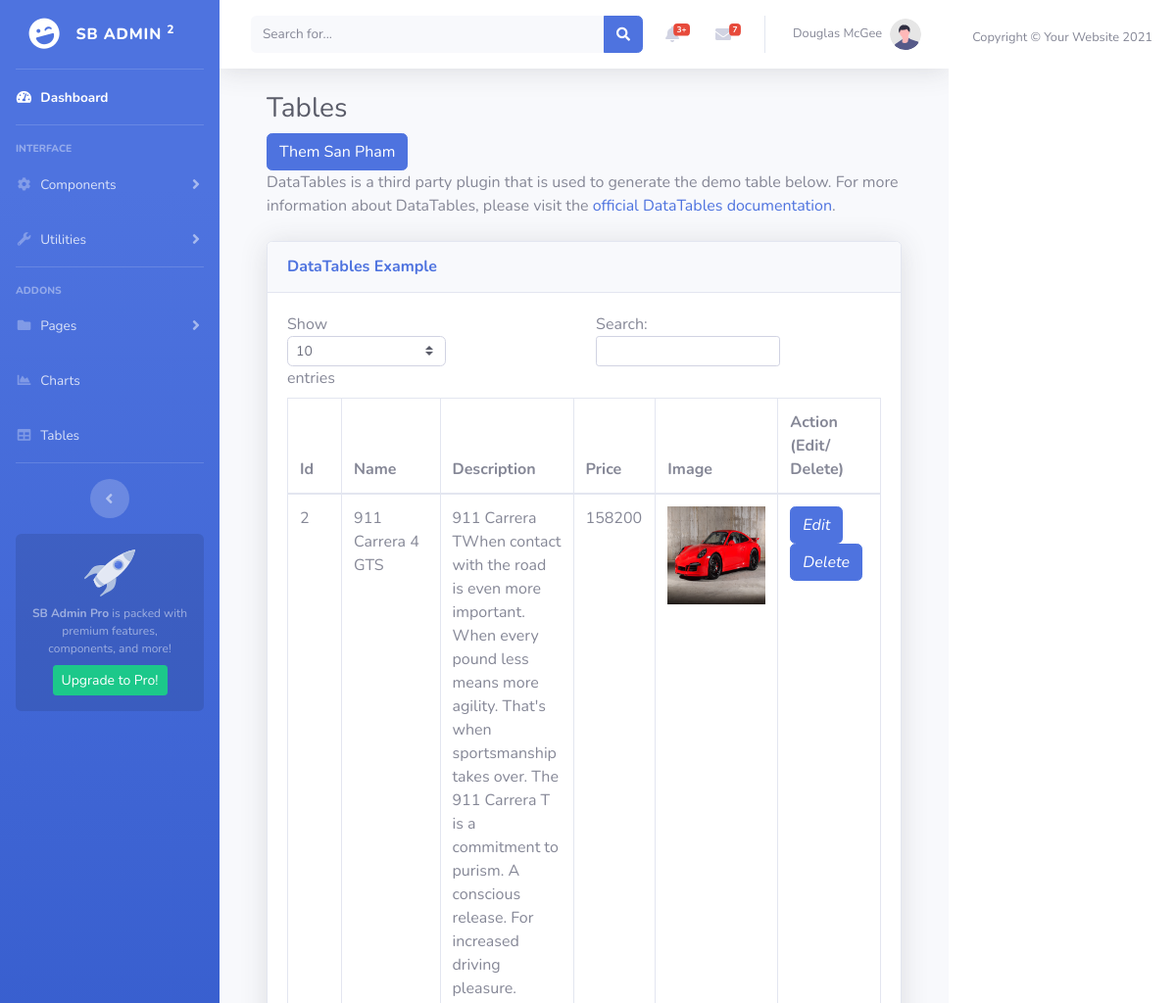
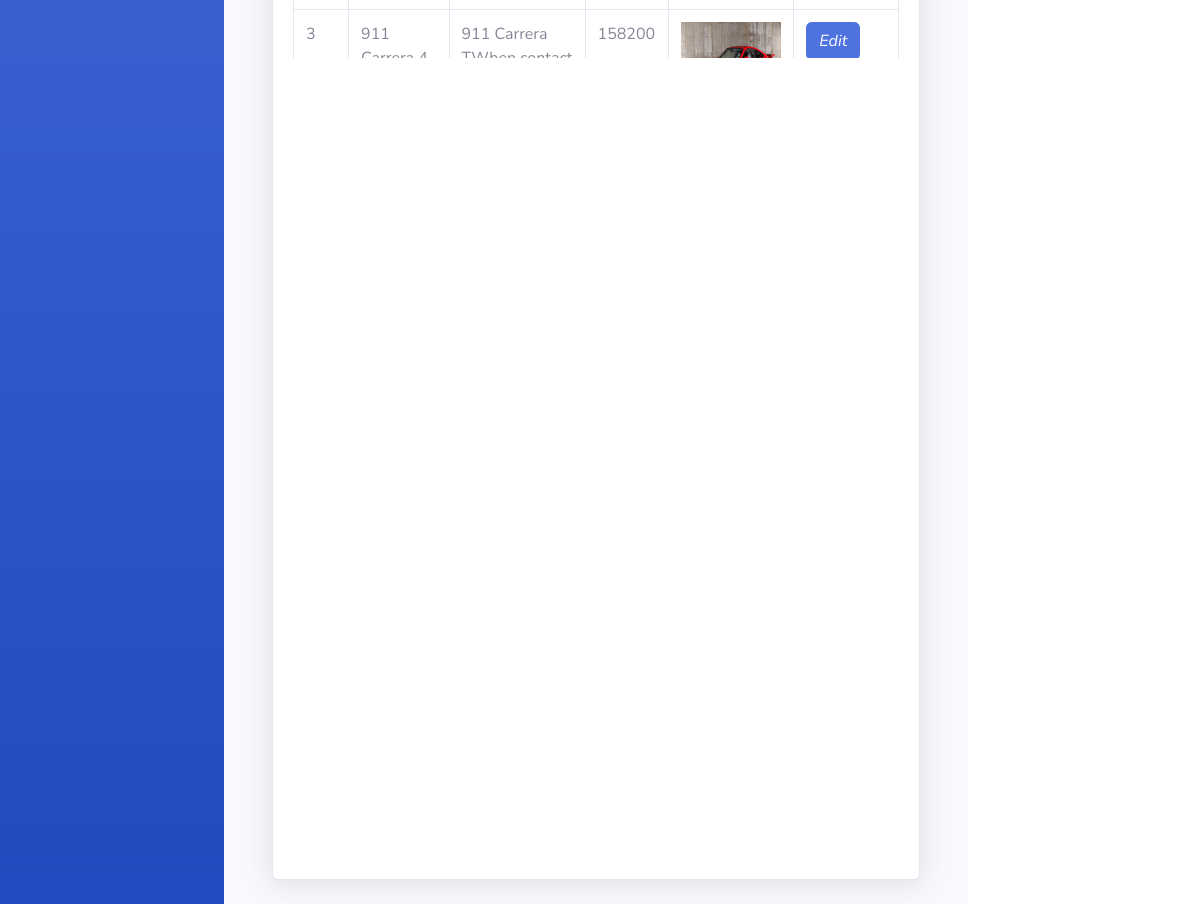
/Product/Index, run on the app's committed database (2 pictures, top to bottom).
### tables this page shows
CREATE TABLE `products` (
  `id` int(11) NOT NULL,
  `name` varchar(150) NOT NULL,
  `description` varchar(500) NOT NULL,
  `pricec` double NOT NULL,
  `image` varchar(300) NOT NULL
);

### app/controllers/ProductController.php (called while the page is built, shortened)
<?php
class ProductController{
    public function Index() {
        $database = new Database();
        $db = $database->getConnection();
        $product = new ProductModel($db);
        $stmt = $product->readAll();
        include_once 'app/views/product/list.php';
    }
}

### index.php (called while the page is built, shortened)
<?php
require_once 'app/models/ProductModel.php';
$url = $_GET['url'] ?? '';
$url = rtrim($url, '/');
$url = filter_var($url, FILTER_SANITIZE_URL);
$url = explode('/', $url);
$action = isset($url[1]) && $url[1] != '' ? $url[1] : 'index';
$controller = new $controllerName();
call_user_func_array([$controller, $action], array_slice($url, 2));

### app/models/ProductModel.php (called while the page is built, shortened)
<?php
class ProductModel{
    private $conn;
    private $table_name = "products";
    public function __construct($db) {
        $this->conn = $db;
    }
    function readAll() {
        $query = "SELECT id, name, description, pricec, image FROM " . $this->table_name;
        $stmt = $this->conn->prepare($query);
        $stmt->execute();
        return $stmt;
    }
}

### app/views/product/list.php (the view, shortened to what this page needs)
<?php
include_once 'app/views/share/header.php'
    ?>
<?php
require_once 'app/controllers/ProductController.php';
$productController = new ProductController();
$productController->Index();
?>
<div class="container-fluid">
    <h1 class="h3 mb-2 text-gray-800">Tables</h1>
    <a href="/Sang5/Product/add" class="btn btn-primary">Them San Pham</a>
    <p class="mb-4">DataTables is a third party plugin that is used to generate the demo table below.
        For more information about DataTables, please visit the <a target="_blank"
            href="https://datatables.net">official DataTables documentation</a>.</p>
    <div class="card shadow mb-4">
        <div class="card-header py-3">
            <h6 class="m-0 font-weight-bold text-primary">DataTables Example</h6>
        </div>
        <div class="card-body">
            <div class="table-responsive">
                <div id="dataTable_wrapper" class="dataTables_wrapper dt-bootstrap4">
                    <div class="row">
                        <div class="col-sm-12 col-md-6">
                            <div class="dataTables_length" id="dataTable_length"><label>Show <select
                                        name="dataTable_length" aria-controls="dataTable"
                                        class="custom-select custom-select-sm form-control form-control-sm">
                                        <option value="10">10</option>
                                    </select> entries</label></div>
                        </div>
                        <div class="col-sm-12 col-md-6">
                            <div id="dataTable_filter" class="dataTables_filter"><label>Search:<input type="search"
                                        class="form-control form-control-sm" placeholder=""
                                        aria-controls="dataTable"></label></div>
                        </div>
                    </div>
                    <div class="row">
                        <div class="col-sm-12">
                            <table class="table table-bordered dataTable" id="dataTable" width="100%" cellspacing="0"
                                role="grid" aria-describedby="dataTable_info" style="width: 100%;">
                                <thead>
                                    <tr role="row">
                                        <th class="sorting sorting_asc" tabindex="0" aria-controls="dataTable"
                                            rowspan="1" colspan="1" aria-sort="ascending"
                                            aria-label="Id: activate to sort column descending" style="width: 269px;">
                                            Id</th>
                                        <th class="sorting" tabindex="0" aria-controls="dataTable" rowspan="1"
                                            colspan="1" aria-label="Name: activate to sort column ascending"
                                            style="width: 402px;">Name</th>
                                        <th class="sorting" tabindex="0" aria-controls="dataTable" rowspan="1"
                                            colspan="1" aria-label="Description: activate to sort column ascending"
                                            style="width: 198px;">Description</th>
                                        <th class="sorting" tabindex="0" aria-controls="dataTable" rowspan="1"
                                            colspan="1" aria-label="Price: activate to sort column ascending"
                                            style="width: 100px;">Price</th>
                                            <th class="sorting" tabindex="0" aria-controls="dataTable" rowspan="1"
                                            colspan="1" aria-label="Image: activate to sort column ascending"
                                            style="width: 100px;">Image</th>
                                        <th class="sorting" tabindex="0" aria-controls="dataTable" rowspan="1"
                                            colspan="1" aria-label="Start date: activate to sort column ascending"
                                            style="width: 188px;">Action (Edit/ Delete)</th>
                                    </tr>
                                </thead>
                                <tbody>
                                    <?php while ($row = $stmt->fetch(PDO::FETCH_OBJ)): ?>
                                        <tr>
                                            <td><?= $row->id ?></td>
                                            <td><?= $row->name ?></td>
                                            <td><?= $row->description ?></td>
                                            <td><?= $row->pricec ?></td>
                                            <td>
                                                <?php
                                                    if(!empty($row->image)) {
                                                        echo "<img src='/Sang5/".$row->image."' alt='' style='width: 100px; height: 100px;' />";
                                                    }
                                                    else {
                                                        echo "No Image";                                                    }
                                                ?>
                                            </td>
                                            <td>
                                                <i><a href="edit/<?=$row->id?>" class="btn btn-primary">Edit</a></i>
                                                <i><a href="#" class="btn btn-primary">Delete</a></i>
                                            </td>
                                        </tr>
                                    <?php endwhile; ?>
                                </tbody>
                            </table>
                        </div>
                    </div>
                    <div class="row">
                        <div class="col-sm-12 col-md-5">
                            <div class="dataTables_info" id="dataTable_info" role="status" aria-live="polite">Showing 1
                                to 10 of 57 entries</div>
                        </div>
                        <div class="col-sm-12 col-md-7">
                            <div class="dataTables_paginate paging_simple_numbers" id="dataTable_paginate">
                                <ul class="pagination">
                                    <li class="paginate_button page-item previous disabled" id="dataTable_previous"><a
                                            href="#" aria-controls="dataTable" data-dt-idx="0" tabindex="0"
                                            class="page-link">Previous</a></li>
                                    <li class="paginate_button page-item active"><a href="#" aria-controls="dataTable"
                                            data-dt-idx="1" tabindex="0" class="page-link">1</a></li>
                                    <li class="paginate_button page-item "><a href="#" aria-controls="dataTable"
                                            data-dt-idx="2" tabindex="0" class="page-link">2</a></li>
                                    <li class="paginate_button page-item "><a href="#" aria-controls="dataTable"
                                            data-dt-idx="3" tabindex="0" class="page-link">3</a></li>
                                    <li class="paginate_button page-item "><a href="#" aria-controls="dataTable"
                                            data-dt-idx="4" tabindex="0" class="page-link">4</a></li>
                                    <li class="paginate_button page-item "><a href="#" aria-controls="dataTable"
                                            data-dt-idx="5" tabindex="0" class="page-link">5</a></li>
                                    <li class="paginate_button page-item "><a href="#" aria-controls="dataTable"
                                            data-dt-idx="6" tabindex="0" class="page-link">6</a></li>
                                    <li class="paginate_button page-item next" id="dataTable_next"><a href="#"
                                            aria-controls="dataTable" data-dt-idx="7" tabindex="0"
                                            class="page-link">Next</a></li>
                                </ul>
                            </div>
                        </div>
                    </div>
                </div>
            </div>
        </div>
    </div>
</div>
<?php
include_once 'app/views/share/footer.php';
?>

### app/views/share/header.php (shortened to what this page needs)
<!DOCTYPE html>
<html lang="en">
<head>
    <link href="/Sang5/public/vendor/fontawesome-free/css/all.min.css" rel="stylesheet" type="text/css">
    <link href="/Sang5/public/css/sb-admin-2.min.css" rel="stylesheet">
</head>
<body id="page-top">
    <div id="wrapper">
        <ul class="navbar-nav bg-gradient-primary sidebar sidebar-dark accordion" id="accordionSidebar">
            <a class="sidebar-brand d-flex align-items-center justify-content-center" href="index.html">
                <div class="sidebar-brand-icon rotate-n-15">
                    <i class="fas fa-laugh-wink"></i>
                </div>
                <div class="sidebar-brand-text mx-3">SB Admin <sup>2</sup></div>
            </a>
            <hr class="sidebar-divider my-0">
            <li class="nav-item active">
                <a class="nav-link" href="index.html">
                    <i class="fas fa-fw fa-tachometer-alt"></i>
                    <span>Dashboard</span></a>
            </li>
            <hr class="sidebar-divider">
            <div class="sidebar-heading">
                Interface
            </div>
            <li class="nav-item">
                <a class="nav-link collapsed" href="#" data-toggle="collapse" data-target="#collapseTwo"
                    aria-expanded="true" aria-controls="collapseTwo">
                    <i class="fas fa-fw fa-cog"></i>
                    <span>Components</span>
                </a>
            </li>
            <li class="nav-item">
                <a class="nav-link collapsed" href="#" data-toggle="collapse" data-target="#collapseUtilities"
                    aria-expanded="true" aria-controls="collapseUtilities">
                    <i class="fas fa-fw fa-wrench"></i>
                    <span>Utilities</span>
                </a>
            </li>
            <hr class="sidebar-divider">
            <div class="sidebar-heading">
                Addons
            </div>
            <li class="nav-item">
                <a class="nav-link collapsed" href="#" data-toggle="collapse" data-target="#collapsePages"
                    aria-expanded="true" aria-controls="collapsePages">
                    <i class="fas fa-fw fa-folder"></i>
                    <span>Pages</span>
                </a>
            </li>
            <li class="nav-item">
                <a class="nav-link" href="charts.html">
                    <i class="fas fa-fw fa-chart-area"></i>
                    <span>Charts</span></a>
            </li>
            <li class="nav-item">
                <a class="nav-link" href="/Sang5/Product/Index">
                    <i class="fas fa-fw fa-table"></i>
                    <span>Tables</span></a>
            </li>
            <hr class="sidebar-divider d-none d-md-block">
            <div class="text-center d-none d-md-inline">
                <button class="rounded-circle border-0" id="sidebarToggle"></button>
            </div>
            <div class="sidebar-card d-none d-lg-flex">
                <img class="sidebar-card-illustration mb-2" src="/Sang5/public/img/undraw_rocket.svg" alt="...">
                <p class="text-center mb-2"><strong>SB Admin Pro</strong> is packed with premium features, components, and more!</p>
                <a class="btn btn-success btn-sm" href="https://startbootstrap.com/theme/sb-admin-pro">Upgrade to Pro!</a>
            </div>
        </ul>
        <div id="content-wrapper" class="d-flex flex-column">
            <div id="content">
                <nav class="navbar navbar-expand navbar-light bg-white topbar mb-4 static-top shadow">
                    <form
                        class="d-none d-sm-inline-block form-inline mr-auto ml-md-3 my-2 my-md-0 mw-100 navbar-search">
                        <div class="input-group">
                            <input type="text" class="form-control bg-light border-0 small" placeholder="Search for..."
                                aria-label="Search" aria-describedby="basic-addon2">
                            <div class="input-group-append">
                                <button class="btn btn-primary" type="button">
                                    <i class="fas fa-search fa-sm"></i>
                                </button>
                            </div>
                        </div>
                    </form>
                    <ul class="navbar-nav ml-auto">
                        <li class="nav-item dropdown no-arrow mx-1">
                            <a class="nav-link dropdown-toggle" href="#" id="alertsDropdown" role="button"
                                data-toggle="dropdown" aria-haspopup="true" aria-expanded="false">
                                <i class="fas fa-bell fa-fw"></i>
                                <span class="badge badge-danger badge-counter">3+</span>
                            </a>
                        </li>
                        <li class="nav-item dropdown no-arrow mx-1">
                            <a class="nav-link dropdown-toggle" href="#" id="messagesDropdown" role="button"
                                data-toggle="dropdown" aria-haspopup="true" aria-expanded="false">
                                <i class="fas fa-envelope fa-fw"></i>
                                <span class="badge badge-danger badge-counter">7</span>
                            </a>
                        </li>
                        <li class="nav-item dropdown no-arrow">
                            <a class="nav-link dropdown-toggle" href="#" id="userDropdown" role="button"
                                data-toggle="dropdown" aria-haspopup="true" aria-expanded="false">
                                <span class="mr-2 d-none d-lg-inline text-gray-600 small">Douglas McGee</span>
                                <img class="img-profile rounded-circle"
                                    src="/Sang5/public/img/undraw_profile.svg">
                            </a>
                        </li>
                    </ul>
                </nav>
                <div class="container-fluid">

### app/views/share/footer.php (shortened to what this page needs)
</div>
                </div>
            </div>
            <footer class="sticky-footer bg-white">
                <div class="container my-auto">
                    <div class="copyright text-center my-auto">
                        <span>Copyright &copy; Your Website 2021</span>
                    </div>
                </div>
            </footer>
        </div>
</body>
</html>

### data on the page
products: id "2", name "911 Carrera 4 GTS", description "911 Carrera TWhen contact with the road is even more important. When every pound less means more agility. That's when sportsmanship takes over. The 911 Carrera T is a commitment to purism. A conscious release. For increased driving pleasure.", pricec "158200", image (picture)
products: id "3", name "911 Carrera 4 GTS", description "911 Carrera TWhen contact with the road is even more important. When every pound less means more agility. That's when sportsmanship takes over. The 911 Carrera T is a commitment to purism. A conscious release. For increased driving pleasure.", pricec "158200", image (picture)
products: image (picture)
products: image (picture)
